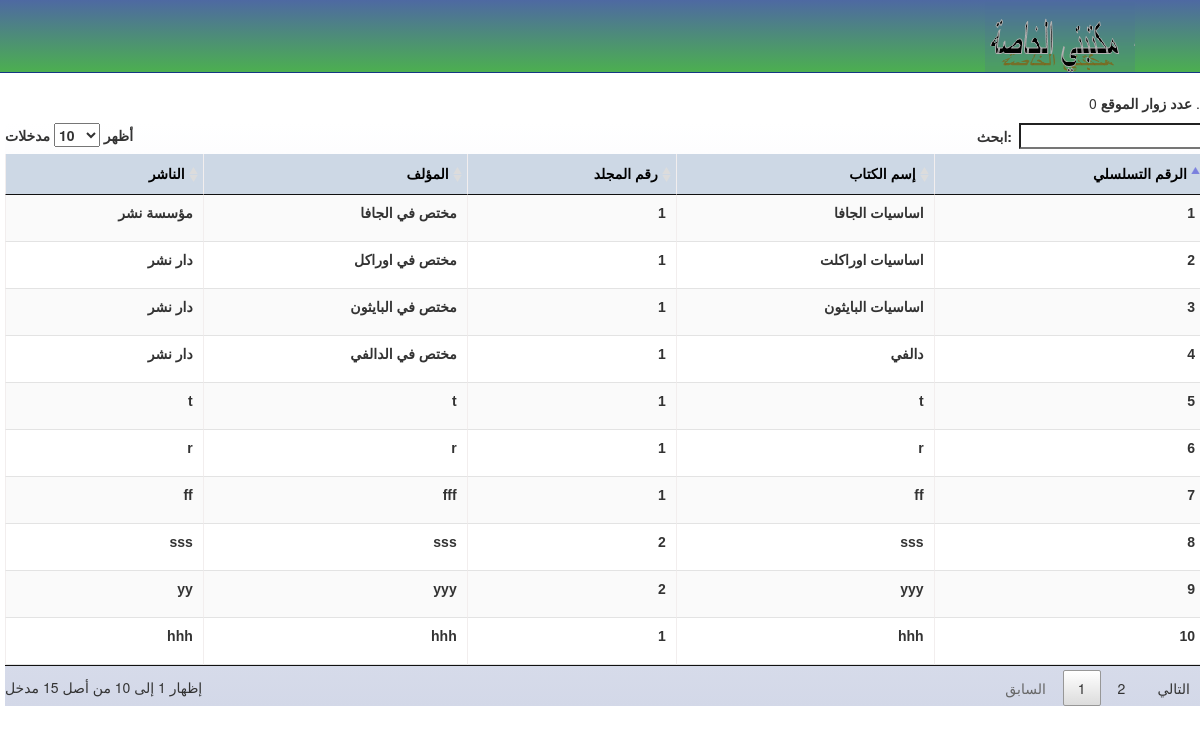
The page / on the database its author committed.
### biblio/models.py (models this page shows, shortened)
class Book(models.Model):
    title = models.CharField(max_length=1000)
    author = models.CharField(max_length=1000)
    folder_number = models.IntegerField()
    publisher = models.CharField(max_length=1000)
    number_of_copies = models.IntegerField()
    specialization = models.CharField(max_length=1000)
    created_date = models.DateTimeField(
            default=timezone.now)

### biblio/views.py (the view)
# urls.py: path('', views.biblio, name='biblio'),
def biblio(request):
    paginate_by = 2
    books = Book.objects.filter(created_date__lte=timezone.now()).order_by('created_date')
    num_visits=request.session.get('num_visits', 0)
    request.session['num_visits'] = num_visits+1
    return render(request,'home.html',{'books': books, 'num_visits':num_visits})

### biblio/templates/home.html (shortened to what this page needs)
<!DOCTYPE html>
        {% load static %}
<html>
<head>
    <link rel = "stylesheet" type = "text/css" href = "{% static 'table/css/bootstrap.css' %}"/>
    <link rel = "stylesheet" type = "text/css" href = "{% static 'table/css/jquery.dataTables.css' %}"/>
    <link rel="stylesheet" href="{% static 'css/css.css' %}">
</head>
<body>
<div id="header">
   <div class="container">
       <div class="float-right">
           <a href="home.html" id="logo">bibliotheque</a>
       </div>
   </div>
</div>
<br>
<p align="right"><strong>عدد زوار الموقع</strong> {{ num_visits }}{% if num_visits == 1 %} {% else %} {% endif %}.</p>
{% block body %}
    <main id="cont">
    <form>
        <div class="book-list">
            <table id="table">
            <thead>
                <tr>
                <th>
                    <span>الرقم التسلسلي</span>
                </th>
                <th>
                    <a>إسم الكتاب</a>
                </th>
                <th>
                    <span>رقم المجلد</span>
                </th>
                <th>
                    <span>المؤلف</span>
                </th>
                <th>
                    <span>الناشر</span>
                </th>
            </tr>
            </thead>
            <tbody>
                {% for book in books %}
                    <div>
                        <tr>
                            <th>
                                <p>{{ forloop.counter }}</p>
                            </th>
                            <th>
                                <p>{{book.title}}</p>
                            </th>
                            <th>
                                <p>{{book.folder_number}}</p>
                            </th>
                            <th>
                                <p>{{book.author}}</p>
                            </th>
                            <th>
                                <p>{{book.publisher}}</p>
                            </th>
                        </tr>
                    </div>
                {% endfor %}
            </tbody>
        </table>
        </div>
    </form>
</main>
{% endblock %}
</body>
</html>

### static/css/css.css (style rules this page uses)
#header { width:100%; height:10%; background-color:#4CAF50; background:linear-gradient(#4e69a2,#4CAF50); border-bottom: 1px solid #133783; display:block; }
body { margin:0;line-height: 1.42857143; }
.container { width: 1100px; height: auto; background-color:#4CAF50; background:linear-gradient(#4e69a2,#4CAF50); margin: 0 auto; overflow: auto; }
.float-right { float:right; }
#logo { display: block; width: 150px; height: 70px; background-image: url(../img/1.png); background-position: 0 0; margin-top: 2px; text-indent: -140px; overflow: hidden; }
#cont { width: 100%; min-width: 980px; height:60%; background-color: #fff; background: linear-gradient(#ffffff,#d3d8e8); overflow-y: scroll; margin-left:5px; }
.book-list { height:200px }
.book-list thead tr:nth-child(odd) { background-color:#cdd8e5; }
.book-list thead a { color:#000 }
.book-list tr:nth-child(odd) { background-color:#fafafa }
.book-list td,.book-list th { padding:.5em; text-align:left; border-bottom:1px solid #e3e3e3; border-left:1px solid #f2eeee }
.book-list td, .book-list th { text-align:right }
table { width: 90%; font-family: Arial; direction:rtl; display:table }
tr { padding: 5px; width: 50%; }
thead { background-color:#cdd8e5;color:#000 }

### rows shown on the page
Book: title "اساسيات الجافا", folder_number "1", author "مختص في الجافا", publisher "مؤسسة نشر"
Book: title "اساسيات اوراكلت", folder_number "1", author "مختص في اوراكل", publisher "دار نشر"
Book: title "اساسيات البايثون", folder_number "1", author "مختص في البايثون", publisher "دار نشر"
Book: title "دالفي", folder_number "1", author "مختص في الدالفي", publisher "دار نشر"
Book: title "t", folder_number "1", author "t", publisher "t"
Book: title "r", folder_number "1", author "r", publisher "r"
Book: title "ff", folder_number "1", author "fff", publisher "ff"
Book: title "sss", folder_number "2", author "sss", publisher "sss"
Book: title "yyy", folder_number "2", author "yyy", publisher "yy"
Book: title "hhh", folder_number "1", author "hhh", publisher "hhh"

### other values the page prints
{{ num_visits }} "0"
